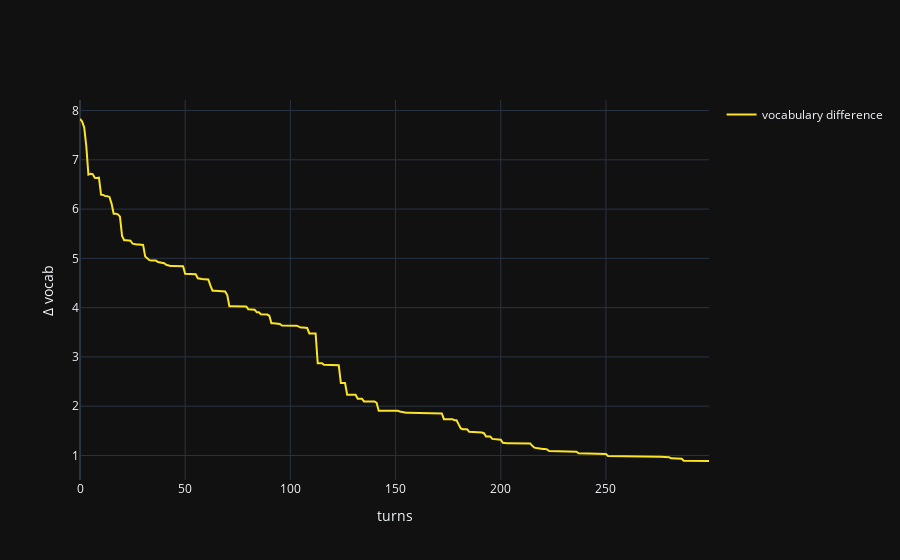

Here is the notebook cell this chart was saved with:
### Code cell
fig = plot(vocab_dif.numpy(), 'vocabulary difference')
fig.update_layout(
    # title='Dyadic interaction in a random environment',
    yaxis_title='Δ P(w|m)',
    xaxis_title='turns'
)
fig.show()

### Figure 1 — Plotly figure (JSON) as saved in the notebook; plotly's stock layout.template omitted (floating-point values rounded to 4 significant figures; data arrays with more than 128 entries replaced by an {"elided": "..."} marker saying what was removed)
{"data": [{"legendgroup": "vocabulary difference", "line": {"color": "#FBE426"}, "mode": "lines", "name": "vocabulary difference", "showlegend": true, "x": {"elided": "300 int values"}, "y": {"elided": "300 float values"}, "type": "scatter"}], "layout": {"yaxis": {"title": {"text": "Δ vocab"}}, "xaxis": {"title": {"text": "turns"}}}}
